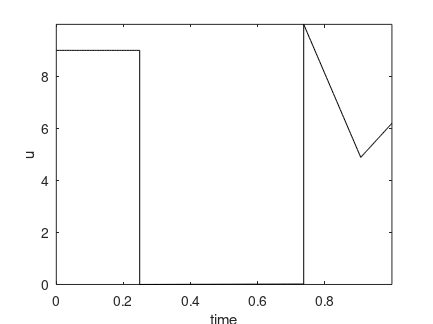
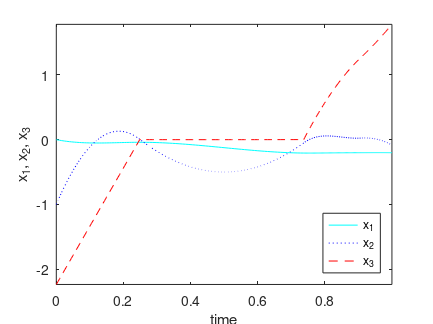
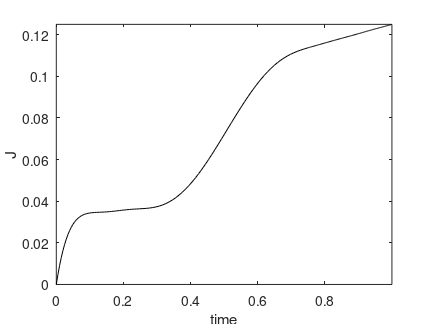

MATLAB code to generate these figures, in order:
load optimprofiles tplot uplot xplot

% ploting
%..........................................................................
plot(tplot,uplot,'k')
title('')
xlabel('time')
ylabel('u')
axis tight %([0 1 -4 10])
set(1,'PaperUnits','centimeters')
set(1,'PaperPosition',[3 10 11 8.25])

print -depsc u_624bdu.eps
pause

plot(tplot,xplot(:,1),'c-',tplot,xplot(:,2),'b:',tplot,xplot(:,3),'r--')
title('')
xlabel('time')
ylabel('x_1, x_2, x_3')
legend('x_1','x_2','x_3','Location','southeast')
axis tight %([0 1 0 1])
set(1,'PaperUnits','centimeters')
set(1,'PaperPosition',[3 10 11 8.25])

print -depsc x13_624bdu.eps
pause

plot(tplot,xplot(:,4),'k')
title('')
xlabel('time')
ylabel('J')
axis tight %([0 1 0 1])
set(1,'PaperUnits','centimeters')
set(1,'PaperPosition',[3 10 11 8.25])

print -depsc x4_624bdu.eps
pause
close
%..........................................................................